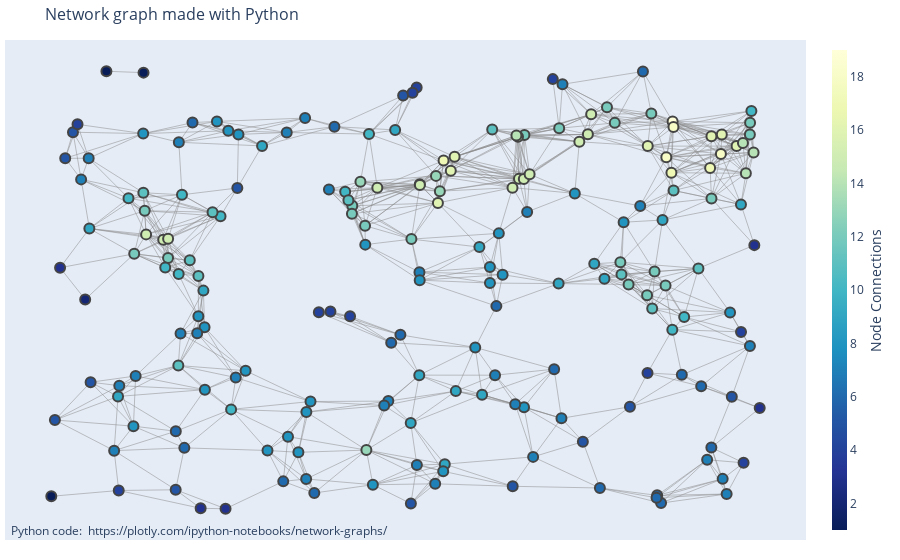

Notebook cell for this chart:
### Markdown cell above
Create Network Graph

### Code cell
fig = go.Figure(data=[edge_traces, node_trace],
                layout=go.Layout(
                    title='Network graph made with Python<br>',
                    titlefont_size=16,
                    showlegend=False,
                    hovermode='closest',
                    margin=dict(b=20,l=5,r=5,t=40),
                    annotations=[ dict(
                        text="Python code: <a href='https://plotly.com/ipython-notebooks/network-graphs/'> https://plotly.com/ipython-notebooks/network-graphs/</a>",
                        showarrow=False,
                        xref="paper", yref="paper",
                        x=0.005, y=-0.002 )],
                    xaxis=dict(showgrid=False, zeroline=False, showticklabels=False),
                    yaxis=dict(showgrid=False, zeroline=False, showticklabels=False))
                )
fig.show()

### Figure 1 — Plotly figure (JSON) as saved in the notebook; plotly's stock layout.template omitted (floating-point values rounded to 4 significant figures; data arrays with more than 128 entries replaced by an {"elided": "..."} marker saying what was removed)
{"data": [{"hoverinfo": "none", "line": {"color": "#888", "width": 0.5}, "mode": "lines", "type": "scatter", "x": {"elided": "2727 float values"}, "y": {"elided": "2727 float values"}}, {"hoverinfo": "text", "marker": {"color": {"elided": "200 int values"}, "colorbar": {"thickness": 15, "title": {"side": "right", "text": "Node Connections"}, "xanchor": "left"}, "colorscale": [[0, "rgb(255,255,217)"], [0.125, "rgb(237,248,177)"], [0.25, "rgb(199,233,180)"], [0.375, "rgb(127,205,187)"], [0.5, "rgb(65,182,196)"], [0.625, "rgb(29,145,192)"], [0.75, "rgb(34,94,168)"], [0.875, "rgb(37,52,148)"], [1, "rgb(8,29,88)"]], "line": {"width": 2}, "reversescale": true, "showscale": true, "size": 10}, "mode": "markers", "text": {"elided": "200 str values"}, "type": "scatter", "x": {"elided": "200 float values"}, "y": {"elided": "200 float values"}}], "layout": {"annotations": [{"showarrow": false, "text": "Python code: <a href='https://plotly.com/ipython-notebooks/network-graphs/'> https://plotly.com/ipython-notebooks/network-graphs/</a>", "x": 0.005, "xref": "paper", "y": -0.002, "yref": "paper"}], "hovermode": "closest", "margin": {"b": 20, "l": 5, "r": 5, "t": 40}, "showlegend": false, "title": {"font": {"size": 16}, "text": "Network graph made with Python<br>"}, "xaxis": {"showgrid": false, "showticklabels": false, "zeroline": false}, "yaxis": {"showgrid": false, "showticklabels": false, "zeroline": false}}}
